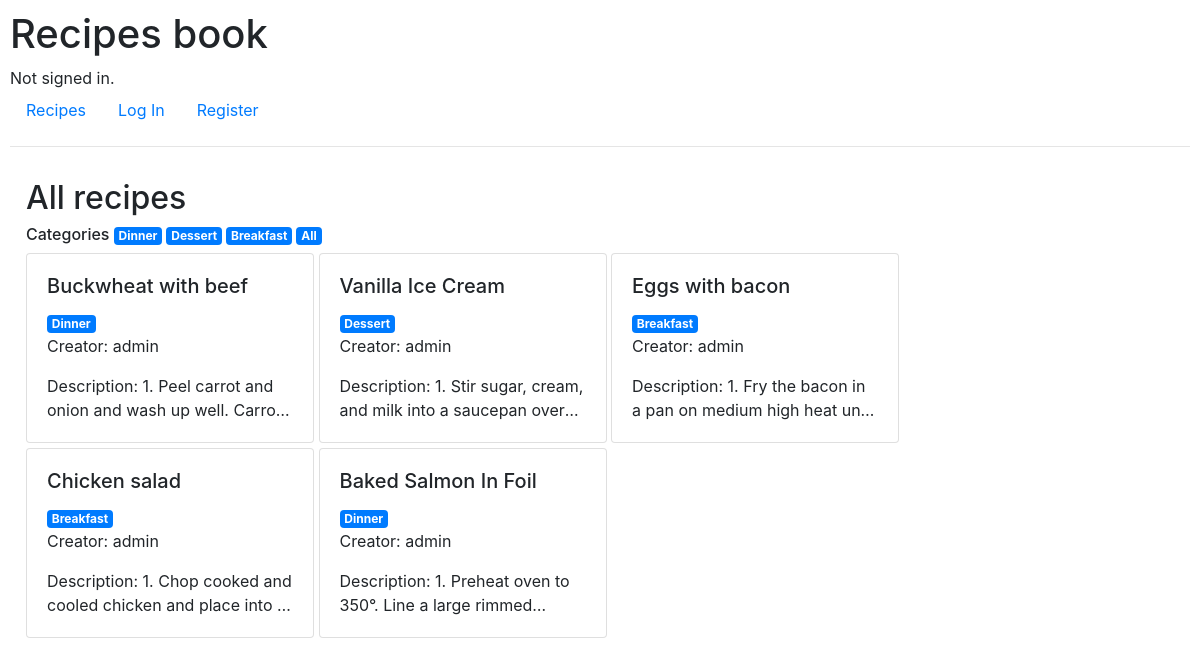
Before: / with the older database file.
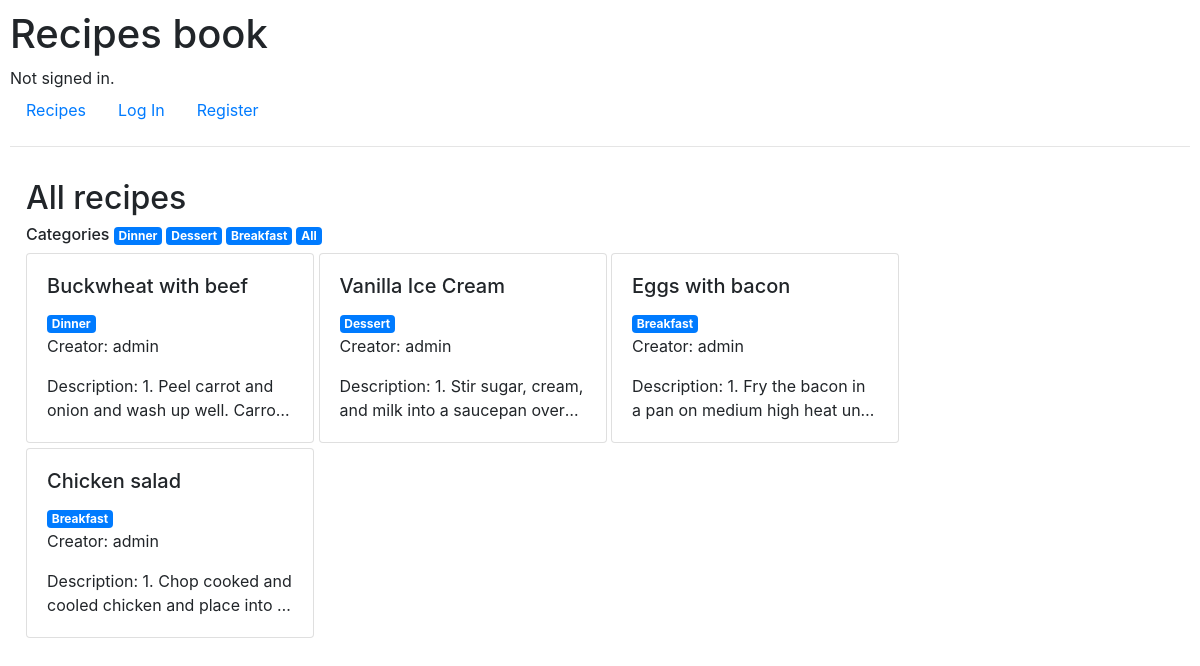
After: the same page with the newer database file.
### mplan/models.py (models this page shows, shortened)
class Recipe(models.Model):
    name = models.CharField(max_length=64)
    ingredient = models.ManyToManyField('Ingredient', blank=True, related_name='ingredient')
    description = models.CharField(max_length=4096)
    category = models.CharField(max_length=64, blank=True)
    date = models.DateTimeField(auto_now_add=True, blank=True)
    creator = models.ForeignKey(User, on_delete=models.CASCADE, related_name='owner')

class User(AbstractUser):
    pass

### mplan/views.py (the view)
# urls.py: path("", views.index, name="index"),
def index(request):
    all_recipes = Recipe.objects.all()
    all_categories = Recipe.objects.values('category').distinct().exclude(category__exact='')
    return render(request, "mplan/index.html", {
                    "all_categories": all_categories,
                    "all_recipes": all_recipes})

### mplan/templates/mplan/index.html
{% extends "mplan/layout.html" %}
{% block body %}
<div style='padding: 1em'>
    {% if category %}
        <h2>{{category}} recipes</h2>
    {% else %}
        <h2>All recipes</h2>
    {% endif %}
    <h6> Categories
        {% for category in all_categories %}
            <a href="/category/{{category.category}}" class="badge badge-primary"> {{category.category}} </a>
        {% endfor %}
        <a href="/" class="badge badge-primary"> All </a>
    </h6>
    <div>
        {% for recipe in all_recipes %}
            <div onclick="window.open('{% url "recipe" recipe.id %}', '_self');" class="card" style="width: 18rem; margin: 0px 0px 5px;">
                <div class="card-body" style='min-height: 188px'>
                    <h5 class="card-title">
                        {{ recipe.name}}
                    </h5>
                    {% if recipe.category %}
                        <a href="category/{{recipe.category}}" class="badge badge-primary"> {{recipe.category}} </a>
                    {% endif %}
                    <p class="card-text">Creator: {{ recipe.creator }}</p>
                    <p class="card-text text">Description: {{ recipe.description }}</p>
                </div>
            </div>
        {% endfor %}
    </div>
</div>
{% endblock %}

Changed rows visible on the page:
removed Recipe: name "Baked Salmon In Foil", category "Dinner", creator "admin", description "1. Preheat oven to 350°. Line a large…"
